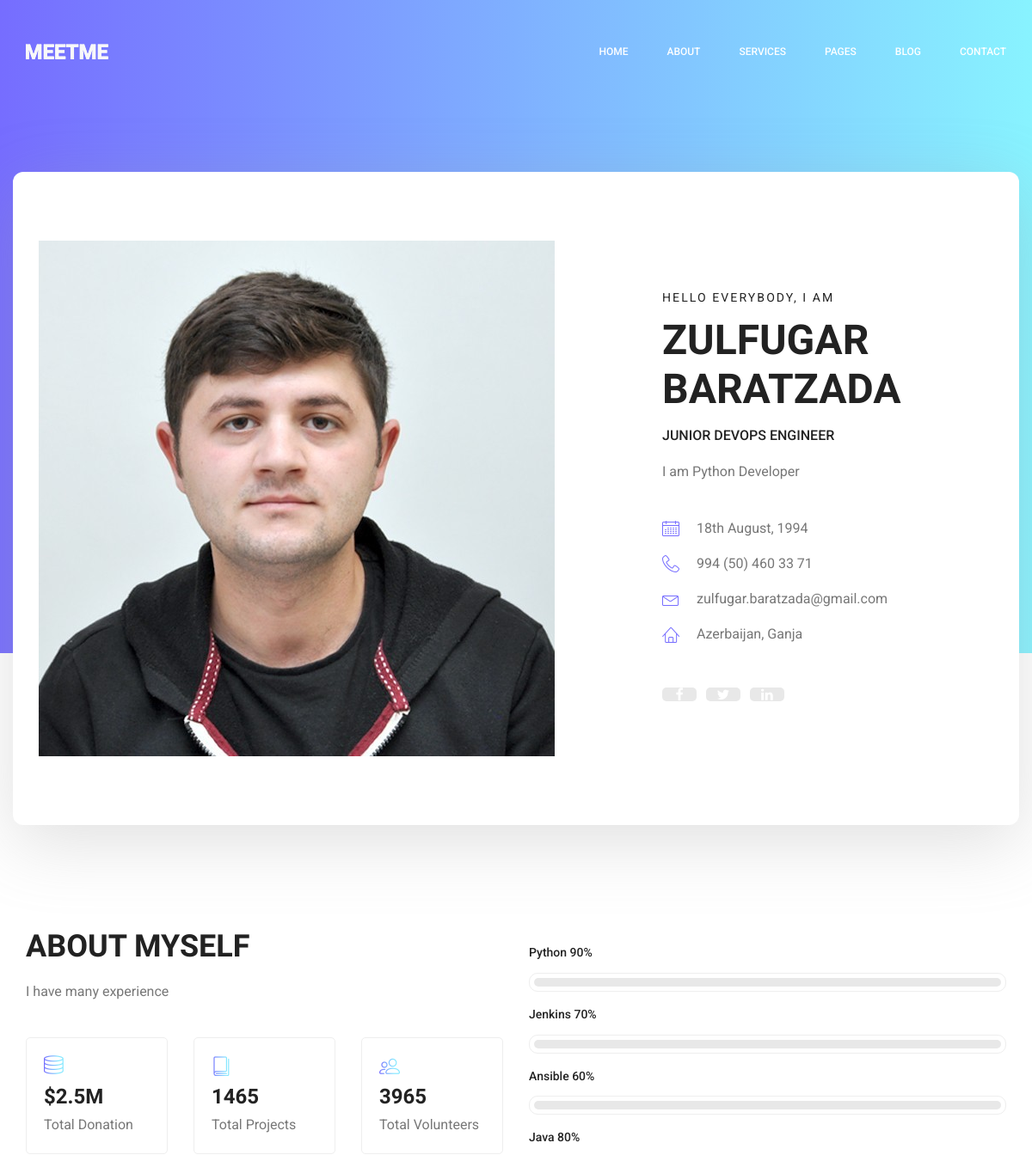
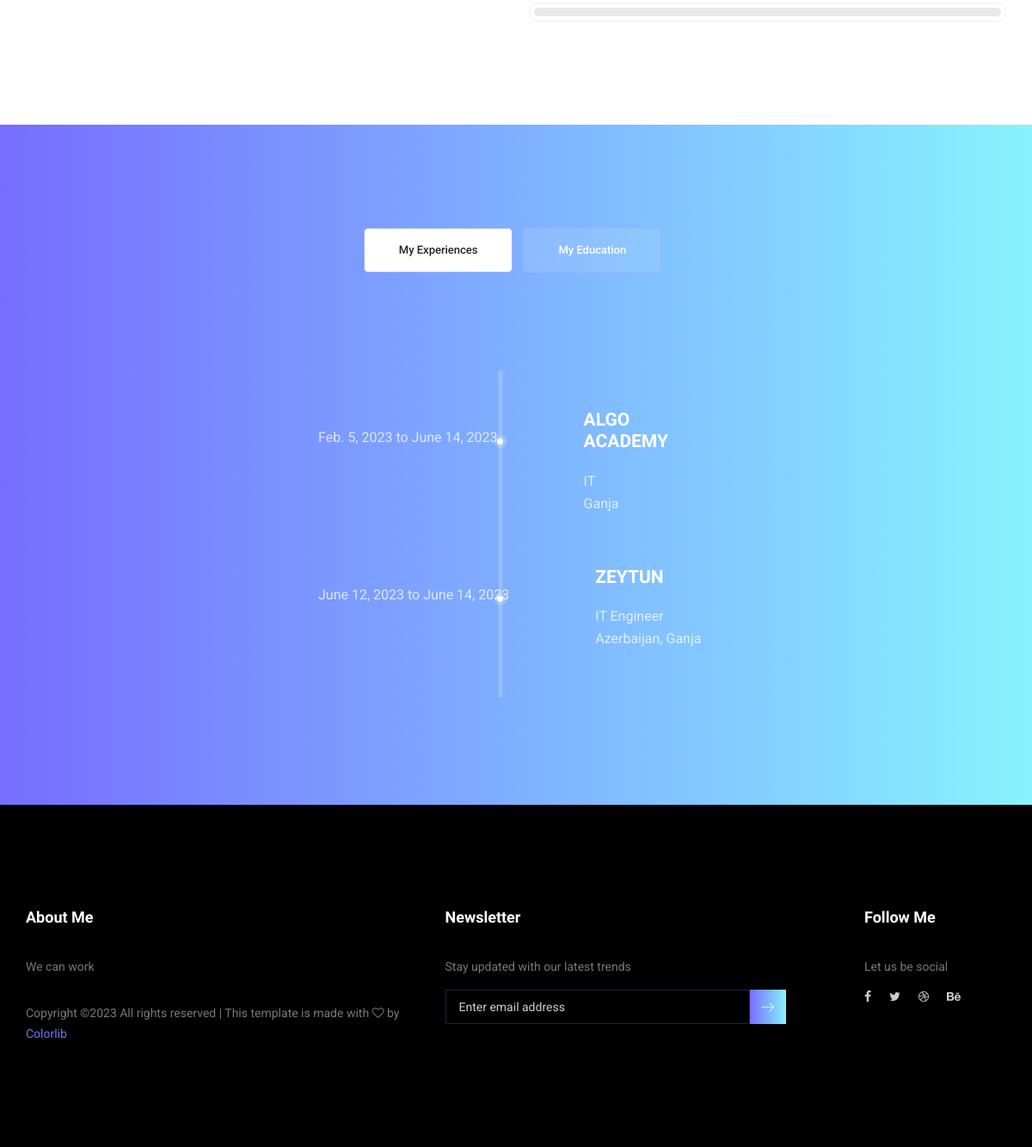
The page / on the database its author committed (2 pictures, top to bottom).
### core/models.py (models this page shows, shortened)
class AbstractModel(models.Model):
    updated_date=models.DateTimeField(
        blank=True,
        auto_now=True,
        verbose_name='update_date',
    )
    created_date=models.DateTimeField(
        blank=True,
        auto_now_add=True,
        verbose_name='created_date'
    )
    class Meta:
        abstract = True

class General_Settings(AbstractModel):
    name = models.CharField(
        default='',
        max_length=254,
        blank=True,
        verbose_name='name',
    )
    description=models.CharField(
        default='',
        max_length=254,
        blank=True,
        verbose_name='description',
    )
    parameter=models.CharField(
        default='',
        max_length=254,
        blank=True,
        verbose_name='parameter'
    )
    class Meta:
        verbose_name = "General Settings"
        verbose_name_plural = "General Settings"
        ordering = ('name',)

class Skill(AbstractModel):
    order = models.IntegerField(
        default=0,
        verbose_name='Order',
    )
    name = models.CharField(
        default='',
        max_length=254,
        blank=True,
        verbose_name='name',
    )
    percentage= models.IntegerField(
        default=50,
        verbose_name='Percentage',
        validators=[MinValueValidator(0), MaxValueValidator(100)],
    )
    class Meta:
        verbose_name = "Skill"
        verbose_name_plural = "Skill"
        ordering = ('order',)

class Experience(AbstractModel):
    company_name = models.CharField(
        default='',
        max_length=254,
        blank=True,
        verbose_name='Company Name',
    )
    job_title=models.CharField(
        default='',
        max_length=254,
        blank=True,
        verbose_name='Job Title',
    )
    job_location = models.CharField(
        default='',
        max_length=254,
        blank=True,
        verbose_name='Job Location'
    )
    start_date = models.DateField(
        verbose_name='Start Date',
    )
    end_date = models.DateField(
        default=None,
        null=True,
        blank=True,
        verbose_name='End Date',
    )
    class Meta:
        verbose_name = "Experience"
        verbose_name_plural = "Experience"
        ordering = ('start_date',)

### core/views.py (the view)
# urls.py: path('',index,name='index'),
def index(request):
    site_title = General_Settings.objects.get(name='site_title').parameter
    site_keywords = General_Settings.objects.get(name='site_keywords').parameter
    site_description = General_Settings.objects.get(name='site_description').parameter
    home_banner_name = General_Settings.objects.get(name='home_banner_name').parameter
    home_banner_title = General_Settings.objects.get(name='home_banner_title').parameter
    home_banner_description = General_Settings.objects.get(name= 'home_banner_description').parameter
    about_myself_welcome = General_Settings.objects.get(name='about_myself_welcome').parameter
    about_myself_footer = General_Settings.objects.get(name='about_myself_footer').parameter
    profile_photo = ImageSettings.objects.get(name='profile_photo').file
    skills = Skill.objects.all().order_by('order')
    experience = Experience.objects.all()
    education = Education.objects.all()
    context = {
        'site_title': site_title,
        'site_keywords':site_keywords,
        'site_description': site_description,
        'home_banner_name':home_banner_name,
        'home_banner_title':home_banner_title,
        'home_banner_description':home_banner_description,
        'about_myself_welcome': about_myself_welcome,
        'about_myself_footer':about_myself_footer,
        'profile_photo':profile_photo,
        'skills': skills,
        'experience':experience,
        'education':education,
    }
    return render(request,'index.html',context=context)

### templates/index.html (shortened to what this page needs)
{% extends 'layout.html' %}
{% load static %}
        {% block content%}
        <section class="home_banner_area">
           	<div class="container box_1620">
           		<div class="banner_inner d-flex align-items-center">
					<div class="banner_content">
						<div class="media">
							<div class="d-flex">
								<img src="{{ profile_photo.url }}" alt="">
							</div>
							<div class="media-body">
								<div class="personal_text">
									<h6>Hello Everybody, i am</h6>
									<h3>{{ home_banner_name }}</h3>
									<h4>{{ home_banner_title }}</h4>
									<p>{{ home_banner_description }}</p>
									<ul class="list basic_info">
										<li><a href="javascript:void(0)"><i class="lnr lnr-calendar-full"></i> 18th August, 1994</a></li>
										<li><a href="tel:+994504603371"><i class="lnr lnr-phone-handset"></i> 994 (50) 460 33 71</a></li>
										<li><a href="nailto:zulfugar.baratzada@gmail.com"><i class="lnr lnr-envelope"></i> zulfugar.baratzada@gmail.com</a></li>
										<li><a href="#"><i class="lnr lnr-home"></i> Azerbaijan, Ganja</a></li>
									</ul>
									<ul class="list personal_social">
										<li><a href="https://www.facebook.com/baratzade.zulfuqar/"><i class="fa fa-facebook"></i></a></li>
										<li><a href="https://twitter.com/ZulfugarBaratz"><i class="fa fa-twitter"></i></a></li>
										<li><a href="https://www.linkedin.com/in/zulfuqar-baratzadee/"><i class="fa fa-linkedin"></i></a></li>
									</ul>
								</div>
							</div>
						</div>
					</div>
				</div>
            </div>
        </section>
        <section class="welcome_area p_120">
        	<div class="container">
        		<div class="row welcome_inner">
        			<div class="col-lg-6">
        				<div class="welcome_text">
        					<h4>About Myself</h4>
        					<p>{{ about_myself_welcome }}</p>
        					<div class="row">
        						<div class="col-md-4">
        							<div class="wel_item">
        								<i class="lnr lnr-database"></i>
        								<h4>$2.5M</h4>
        								<p>Total Donation</p>
        							</div>
        						</div>
        						<div class="col-md-4">
        							<div class="wel_item">
        								<i class="lnr lnr-book"></i>
        								<h4>1465</h4>
        								<p>Total Projects</p>
        							</div>
        						</div>
        						<div class="col-md-4">
        							<div class="wel_item">
        								<i class="lnr lnr-users"></i>
        								<h4>3965</h4>
        								<p>Total Volunteers</p>
        							</div>
        						</div>
        					</div>
        				</div>
        			</div>
        			<div class="col-lg-6">
        				<div class="tools_expert">
        					<div class="skill_main">
								{% for skill in skills %}
									<div class="skill_item">
										<h4>{{ skill.name }} <span class="counter">{{ skill.percentage }}</span>%</h4>
										<div class="progress_br">
											<div class="progress">
											</div>
										</div>
									</div>
								{% endfor %}
							</div>
        				</div>
        			</div>
        		</div>
        	</div>
        </section>
        <section class="mytabs_area p_120">
        	<div class="container">
        		<div class="tabs_inner">
					<ul class="nav nav-tabs" id="myTab" role="tablist">
						<li class="nav-item">
							<a class="nav-link active" id="home-tab" data-toggle="tab" href="#home" role="tab" aria-controls="home" aria-selected="true">My Experiences</a>
						</li>
						<li class="nav-item">
							<a class="nav-link" id="profile-tab" data-toggle="tab" href="#profile" role="tab" aria-controls="profile" aria-selected="false">My Education</a>
						</li>
					</ul>
					<div class="tab-content" id="myTabContent">
						<div class="tab-pane fade show active" id="home" role="tabpanel" aria-labelledby="home-tab">
							<ul class="list">
								{% for experiences in experience %}
								<li>
									<span></span>
									<div class="media">
										<div class="d-flex">
											<p> {{experiences.start_date}} to {{ experiences.end_date }}</p>
										</div>
										<div class="media-body">
											<h4>{{ experiences.company_name }}</h4>
											<p>{{ experiences.job_title }} <br />{{ experiences.job_location }}</p>
										</div>
									</div>
								</li>
								{% endfor %}
							</ul>
						</div>
					</div>
        		</div>
        	</div>
        </section>
        {% endblock %}

### templates/includes/footer.html (shortened to what this page needs)
    {% load static %}
        <footer class="footer_area p_120">
        	<div class="container">
        		<div class="row footer_inner">
        			<div class="col-lg-5 col-sm-6">
        				<aside class="f_widget ab_widget">
        					<div class="f_title">
        						<h3>About Me</h3>
        					</div>
        					<p>{{ about_myself_footer }} </p>
        					<p>
Copyright &copy;<script>document.write(new Date().getFullYear());</script> All rights reserved | This template is made with <i class="fa fa-heart-o" aria-hidden="true"></i> by <a href="https://colorlib.com" target="_blank">Colorlib</a>
</p>
        				</aside>
        			</div>
        			<div class="col-lg-5 col-sm-6">
        				<aside class="f_widget news_widget">
        					<div class="f_title">
        						<h3>Newsletter</h3>
        					</div>
        					<p>Stay updated with our latest trends</p>
        					<div id="mc_embed_signup">
                                <form target="_blank" action="https://spondonit.us12.list-manage.com/subscribe/post?u=1462626880ade1ac87bd9c93a&amp;id=92a4423d01" method="get" class="subscribe_form relative">
                                	<div class="input-group d-flex flex-row">
                                        <input name="EMAIL" placeholder="Enter email address" onfocus="this.placeholder = ''" onblur="this.placeholder = 'Email Address '" required="" type="email">
                                        <button class="btn sub-btn"><span class="lnr lnr-arrow-right"></span></button>
                                    </div>
                                </form>
                            </div>
        				</aside>
        			</div>
        			<div class="col-lg-2">
        				<aside class="f_widget social_widget">
        					<div class="f_title">
        						<h3>Follow Me</h3>
        					</div>
        					<p>Let us be social</p>
        					<ul class="list">
        						<li><a href="#"><i class="fa fa-facebook"></i></a></li>
        						<li><a href="#"><i class="fa fa-twitter"></i></a></li>
        						<li><a href="#"><i class="fa fa-dribbble"></i></a></li>
        						<li><a href="#"><i class="fa fa-behance"></i></a></li>
        					</ul>
        				</aside>
        			</div>
        		</div>
        	</div>
        </footer>

### rows shown on the page
General_Settings: parameter "ZULFUGAR BARATZADA"
General_Settings: parameter "JUNIOR DEVOPS ENGINEER"
General_Settings: parameter "I am Python Developer"
General_Settings: parameter "I have many experience"
Skill: name "Python", percentage "90"
Skill: name "Jenkins", percentage "70"
Skill: name "Ansible", percentage "60"
Skill: name "Java", percentage "80"
Experience: start_date "Feb. 5, 2023", end_date "June 14, 2023", company_name "ALGO ACADEMY", job_title "IT", job_location "Ganja"
Experience: start_date "June 12, 2023", end_date "June 14, 2023", company_name "ZEYTUN", job_title "IT Engineer", job_location "Azerbaijan, Ganja"
General_Settings: parameter "We can work"
